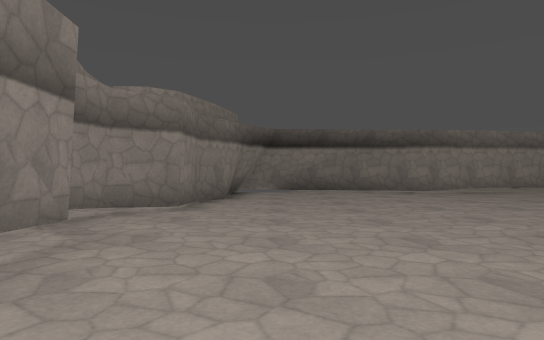
[1] (above)

16 first-person views from a walk through a 3-D level made in the Godot game engine. The camera is 1.5 m above the floor, looks level and sees 75° across. The floor is counted in squares, 2 m on a side. Each view is taken from the middle of a square. On the plan, view 1 faces up. The plan holds only what a view shows up to about 11 squares ahead; the rest is blank. The place goes on beyond the plan. Surface patterns are stand-ins for the level's own textures.

[2]
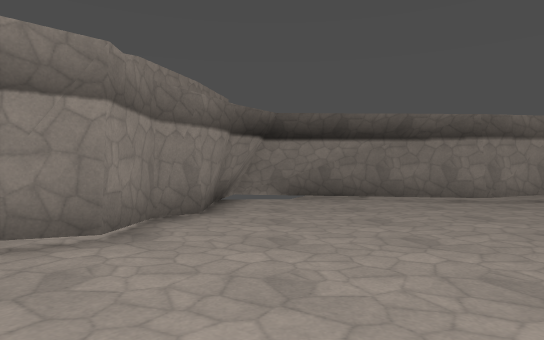

[3]
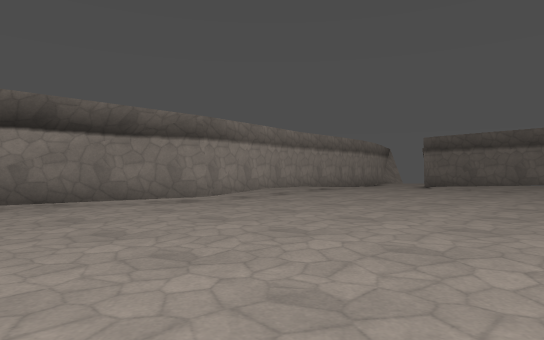

[4]
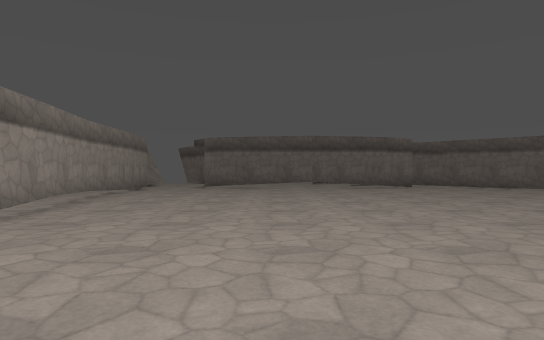

[5]
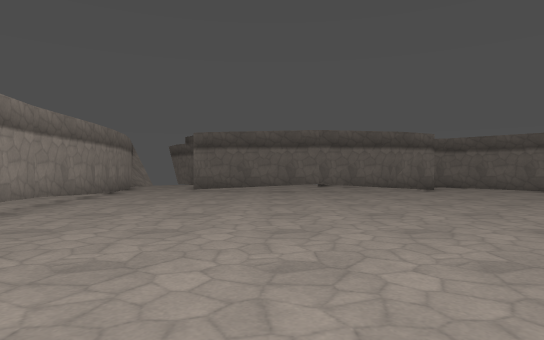

[6]
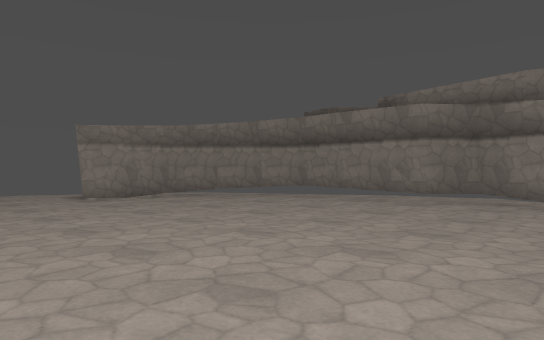

[7]
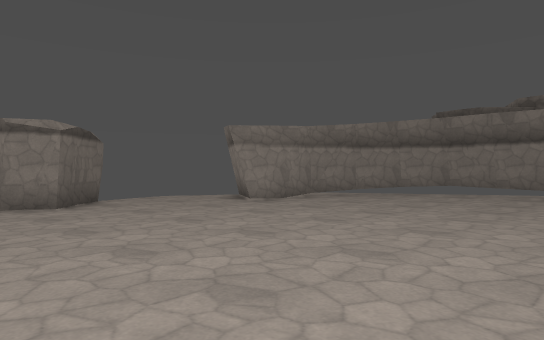

[8]
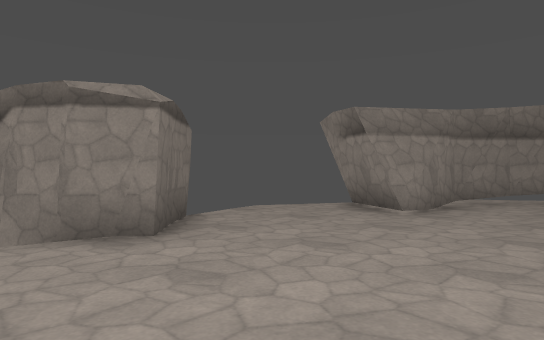

[9]
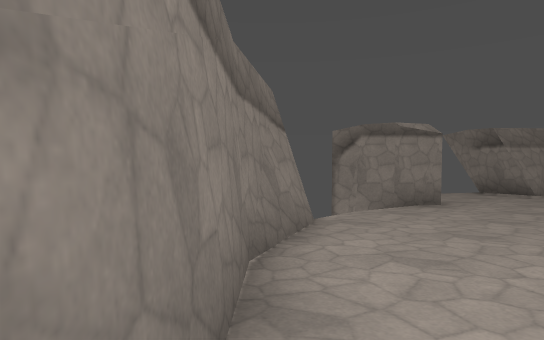

[10]
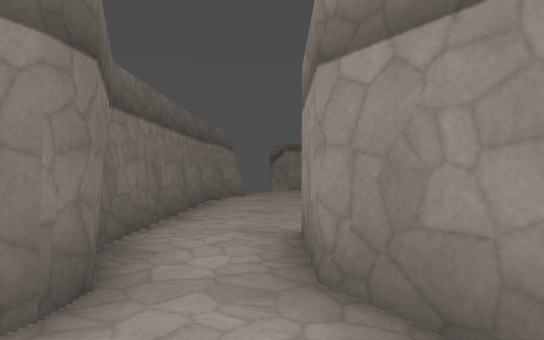

[11]
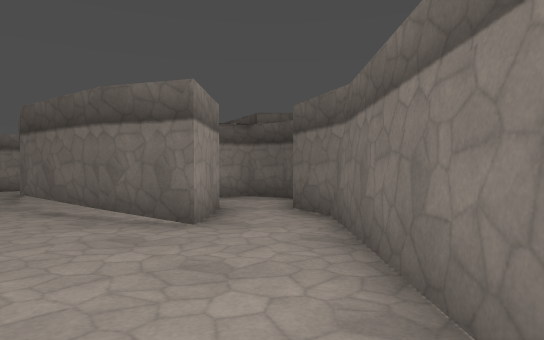

[12]
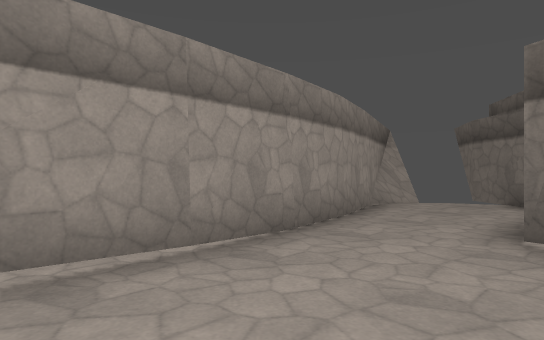

[13]
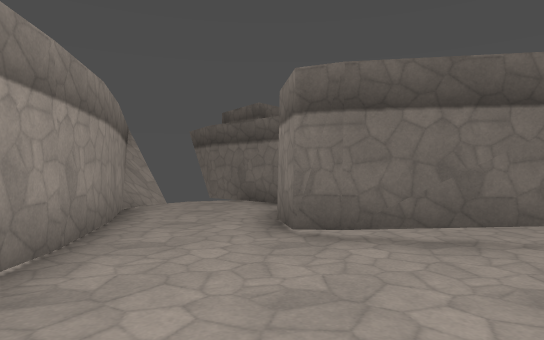

[14]
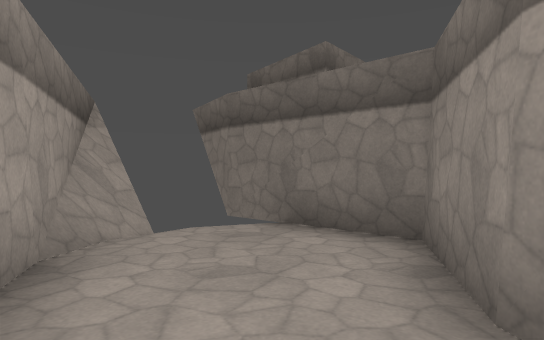

[15]
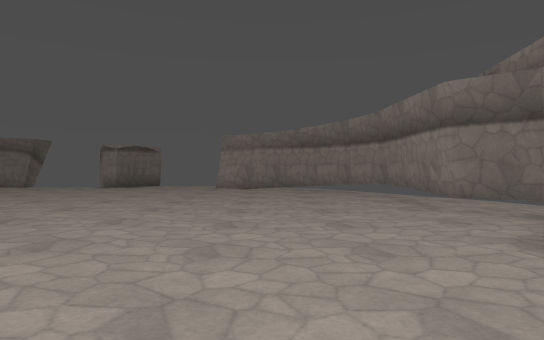

[16]
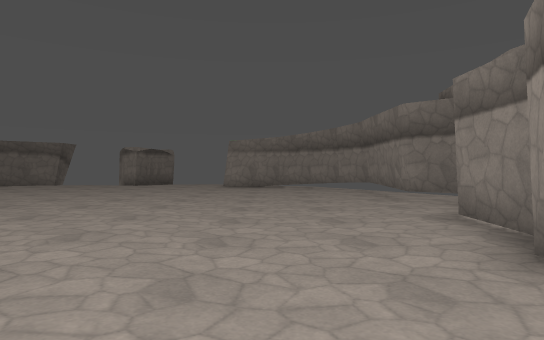

### Floor plan
Points are (right, up) in squares from view 1. A wall is a line through its corners. A room is listed if a view was taken in it or the views show most of it. See-through windows are left out.
Room 1 (views 1, 2, 3, 4, 5, 6, 7, 8, 9, 11, 12, 13, 14, 15, 16)
walls: (13.6, 4.5) (13.4, 5.5) (14.1, 9.3); (14.3, 2.4) (14, 3); (9.2, 11.8) (4.9, 11) (-0.9, 13.5); (2.1, -2.6) (3.1, -3.1); (15.4, 1.9) (14.7, 1.2) (13.3, 5.4); (14.1, 9.1) (14.4, 9.7) (15.7, 9.9) (17.8, 9.4) (19.9, 11.7) (20.5, 12.1); (-2.1, 3.7) (-2.3, 1.4); (10.8, -4.4) (13, -3.4) (16.7, 0.3) (17.2, 1.6); (5.8, -5.2) (6.2, -4.8); (5.8, -5.3) (7.1, -3.8) (7.8, -4.4) (8.6, -5.6); (11.4, -4.3) (12.3, -3.9); (-2, 1.3) (-2, 0.2); (12.2, -3.9) (13.1, -3.3); (-0.6, -1.8) (0.6, -2.6) (3.1, -2.8) (2.1, -4.5); (-2.3, 1.5) (-2.2, 0.3) (-1.4, -0.9); (-1.6, -0.5) (-1.4, -0.9); (-1, 9.5) (-1.2, 8.9); (-1.5, -0.8) (-0.5, -1.9); (2.2, -4.5) (1.8, -4.9); (13.5, 12) (9.1, 11.8); (-0.8, 11.1) (-1.1, 10.7); (-1.2, 11.1) (-1.1, 9.1) (-1.8, 8.3) (-1.8, 6.7) (-2.8, 6) (-3.2, 4.6) (-2.1, 3.7) (-2.1, 3); (15.2, 12.4) (13.4, 12.1); (-0.8, 13.1) (-1, 11); (19.5, 13.7) (15.1, 12.4)
ways out: opening at (16, 1) to room 2
Room 2 (view 10)
walls: (16.4, 3.9) (16.1, 2.5) (15.4, 1.9); (17.2, 1.6) (17.6, 1.9); (18.8, 3) (19, 3.5) (18.6, 4.6) (17.8, 4.8)
ways out: opening at (16, 1) to room 1

Where each view was taken, in squares from view 1:
view 1: 0 up, 0 right, facing up
view 2: 3 up, 0 right, facing up
view 3: 4 up, 0 right, facing up-right
view 4: 7 up, 0 right, facing right
view 5: 7 up, 2 right, facing right
view 6: 7 up, 6 right, facing down-left
view 7: 4 up, 9 right, facing down-left
view 8: 0 up, 9 right, facing down-left
view 9: 1 down, 15 right, facing down-left
view 10: 4 up, 18 right, facing down-left
view 11: 3 down, 12 right, facing up-right
view 12: 9 up, 10 right, facing up-right
view 13: 10 up, 10 right, facing right
view 14: 11 up, 14 right, facing right
view 15: 10 up, 1 right, facing down
view 16: 12 up, 1 right, facing down
